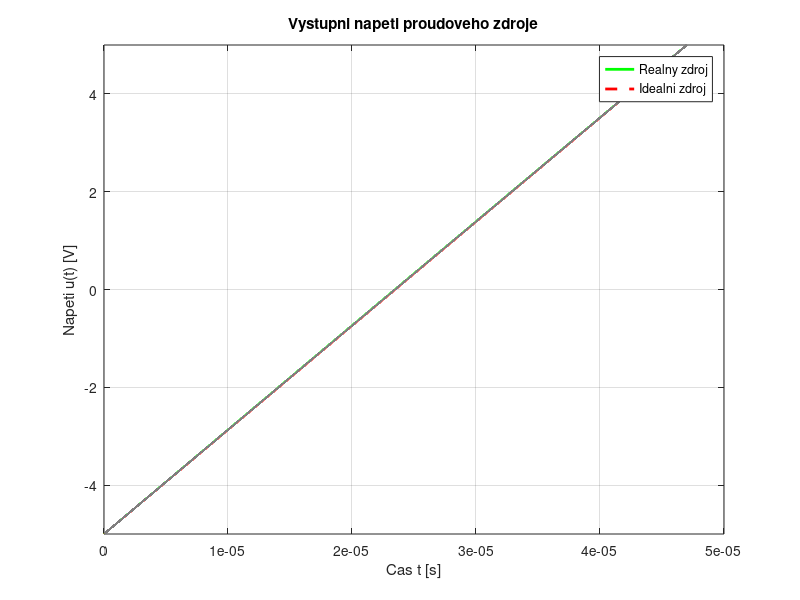
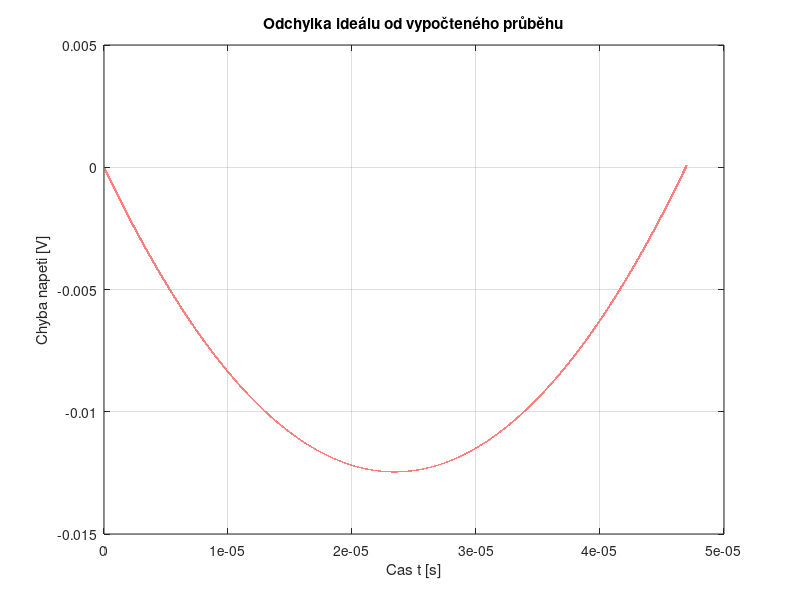

MATLAB code for these plots, in order: (Note: this script raises an error after producing the figures.)
clear;
clc;
close all;

%% Parametry obvodu

I0 = 10e-3;       % Proud zdroje [A]
Ro = 10e4;         % Vystupni odpor [Ohm]
C = 47e-9;       % Kapacita [F]

n_bit = 8;       % Pocet bitu ADC


%rozsahy napětí
Vmin =-5;         
Vmax = 5;


%% ADC

pocet_kodu = 2^n_bit;                            %počet vzorku na výstupu           



%% čas simulace

t_start = 0;
t_end = Ro*C*log((I0*Ro - Vmin)/(I0*Ro - Vmax)); %t_end se upravuje podle parametrů

vzorku_na_kod = 1000;                       % Pocet vzorku na jeden ADC kod

pocet_vzorku = vzorku_na_kod * pocet_kodu;      % Celkovy pocet vzorku

% Casove okamziky vzorkovani
tv = linspace(t_start, t_end, pocet_vzorku).';  % Casove okamziky vzorkovani

%% Vystupni vodivost zdroje

Go = 1/Ro;

%% Reseni diferencialni rovnice

dudt = @(t,u) (I0 - Go*u)/C;

% Pocatecni podminka
u0 = Vmin;


[t,u] = ode45(dudt, tv, u0);

% U_vzor jsou nase vzorky pro ADC
U_vzor = u;

%% Idealni charakteristika proudoveho zdroje

uideal = Vmin + (I0/C)*t;      

%% Graf napeti

figure;

plot(t, u, 'g', 'LineWidth', 2);
hold on;

plot(t, uideal, 'r--', 'LineWidth', 2);

grid on;

xlabel('Cas t [s]');
ylabel('Napeti u(t) [V]');

title('Vystupni napeti proudoveho zdroje');

legend('Realny zdroj', 'Idealni zdroj');

ylim([Vmin Vmax])



chyba = uideal - U_vzor ;      % [V]

figure;
plot(tv, chyba, 'r', 'LineWidth', 1.5);
grid on;
xlabel('Cas t [s]');
ylabel('Chyba napeti [V]');
title('Odchylka ideálu od vypočteného průběhu');



%% Volání funkcí DNL ADC
dnl = Function_DNL(U_vzor, Vmin, Vmax, n_bit);
INL = Function_INL(dnl);
%% Výpočet frekvence a výpisy

T_oscilatoru = 2*C*(Vmax - Vmin)/I0;          % perioda 
f_oscilatoru = 1/T_oscilatoru;                %frekvence
LSB_t   = (T_oscilatoru/2) / pocet_kodu;      % LSB v časové oblasti 

fprintf('T_oscilatoru = %.5g s\nf_oscilatoru = %.5g Hz\n', T_oscilatoru, f_oscilatoru);
fprintf('max|DNL| = %.4f LSB = %.3e s\n', max(abs(dnl),[],'omitnan'), max(abs(dnl),[],'omitnan')*LSB_t);
fprintf('max|INL| = %.4f LSB = %.3e s\n', max(abs(INL),[],'omitnan'), max(abs(INL),[],'omitnan')*LSB_t);
fprintf('Pocet bitu = %d\n', n_bit);
fprintf('Vystupni odpor = %.3g Ohm\n', Ro);
fprintf('Casove rozliseni  = %.4g s\n', LSB_t);
